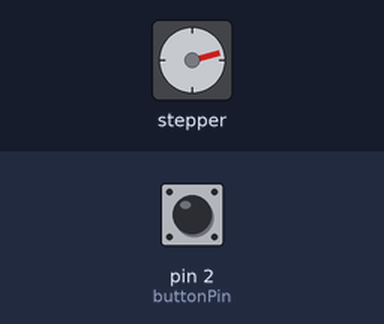
A sketch run on a simulated Arduino Uno, built with avr-gcc and run on an emulated ATmega328P. Shown: stepper motor. Inputs (shaded band) come from the test bench; at power-on: pin 2 (buttonPin) HIGH. Stepper angles assume 2048 steps per turn.

Above: at 1.2 s.
1.3 s: pin 2 (buttonPin) pulled LOW for 0.15 s
At 1.65 s:
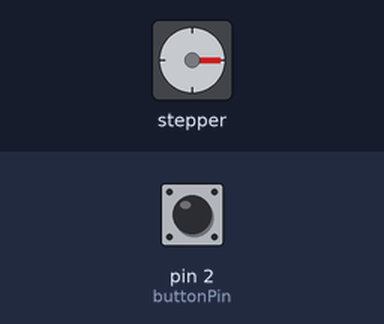
4.4 s: pin 2 (buttonPin) pulled LOW for 1 s
At 4.67 s:
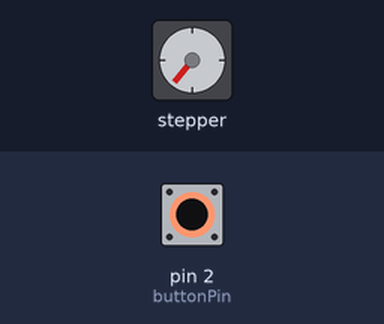
Timing chart, 0 to 20.4 s (numbered marks = the images above; inputs shaded):
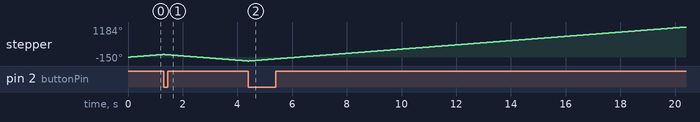

The sketch:

Lesson35.ino
```cpp
// Lesson 36: Intro to stepper motor
#include<Stepper.h>
int stepsPerRevolution=2048;
int motSpeed = 15;
Stepper myStepper(stepsPerRevolution,8,9,10,11);

int buttonPin = 2;
int motorDir = 1;
int buttonValNew;
int buttonValOld=1;

void setup() {
  // put your setup code here, to run once:
  Serial.begin(9600);
  myStepper.setSpeed(motSpeed);
  pinMode(buttonPin, INPUT);
  digitalWrite(buttonPin, HIGH);

}

void loop() {
//  // put your main code here, to run repeatedly:
//  myStepper.step(stepsPerRevolution);
//  delay(100);
//  myStepper.step(-stepsPerRevolution);
//  delay(500);

  buttonValNew = digitalRead(buttonPin);
  if(buttonValOld ==1 && buttonValNew==0){
    motorDir=motorDir*(-1);
  }
  myStepper.step(motorDir*1);
  buttonValOld = buttonValNew;
}
```
